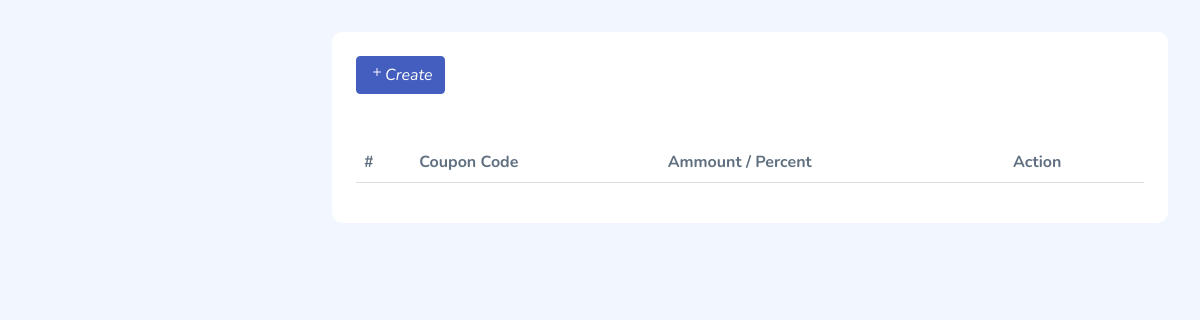
/admin/coupons/index.php, run on an earlier commit of the app's database.
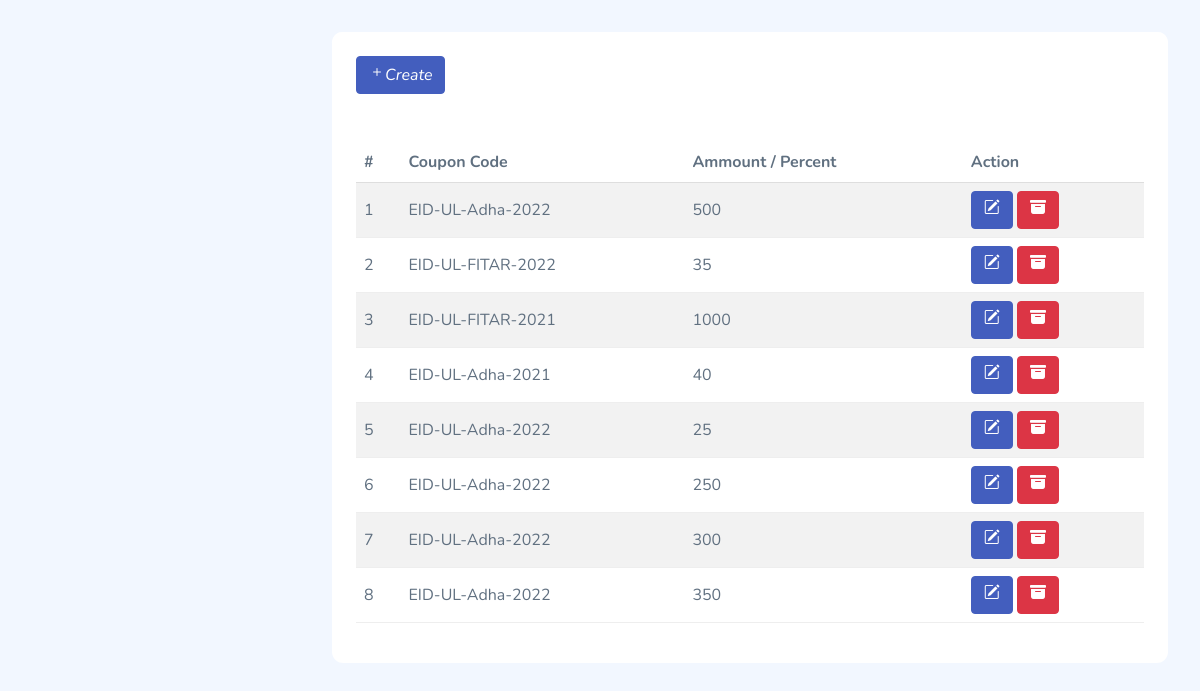
And on a later commit of the database.
### tables this page shows
CREATE TABLE `coupons` (
  `coupon_id` int(11) NOT NULL,
  `percent` decimal(10,0) NOT NULL,
  `ammount` decimal(10,0) NOT NULL,
  `coupon_code` varchar(20) NOT NULL,
  `select_type` varchar(20) NOT NULL DEFAULT 'percent'
);

### admin/coupons/index.php (the view)
<?php require_once __DIR__ . "/../partials/header.php" ?>
<?php
$sql = "SELECT * FROM coupons";
$coupons = $connection->query($sql);
?>
<div class="card">
    <div class="card-header">
        <a href="create.php">
            <button class="btn btn-primary"><i class="bi bi-plus">Create</i></button>
        </a>
    </div>
    <div class="card-content">
        <div class="card-body">
            <table class="table table-striped">
                <thead>
                    <tr>
                        <th scope="col">#</th>
                        <th scope="col">Coupon Code</th>
                        <th scope="col">Ammount / Percent</th>
                        <th scope="col">Action</th>
                    </tr>
                </thead>
                <tbody>
                    <?php
                    $serial_num = 1;
                    foreach ($coupons as $row) :
                    ?>
                        <tr>
                            <td scope="col"><?php echo $serial_num++ ?></td>
                            <td scope="col"><?php echo $row['coupon_code']; ?></td>
                            <td scope="col"><?php echo $row['ammount'] ?  $row['ammount'] :  $row['percent'] ?> </td>
                            <td scope="col">
                                <a href="edit.php?id=<?php echo $row['coupon_id']; ?>">
                                    <button class="btn btn-primary"><i class="bi bi-pencil-square"></i></button>
                                </a>
                                <a href="func/delete.php?id=<?php echo $row['coupon_id']; ?>">
                                    <button class="btn btn-danger"><i class="bi bi-archive-fill"></i></button>
                                </a>
                            </td>
                        </tr>
                    <?php
                    endforeach;
                    ?>
                </tbody>
            </table>
        </div>
    </div>
</div>
<?php require_once  '../partials/js_scripts.php' ?>
<?php require_once __DIR__ . '/../partials/footer.php'; ?>

What changed in the data, as far as the page shows it:
added coupons: coupon_code "EID-UL-Adha-2022", ammount "500"
added coupons: coupon_code "EID-UL-FITAR-2022", percent "35"
added coupons: coupon_code "EID-UL-FITAR-2021", ammount "1000"
added coupons: coupon_code "EID-UL-Adha-2021", percent "40"
added coupons: coupon_code "EID-UL-Adha-2022", percent "25"
added coupons: coupon_code "EID-UL-Adha-2022", ammount "250"
added coupons: coupon_code "EID-UL-Adha-2022", ammount "300"
added coupons: coupon_code "EID-UL-Adha-2022", ammount "350"
